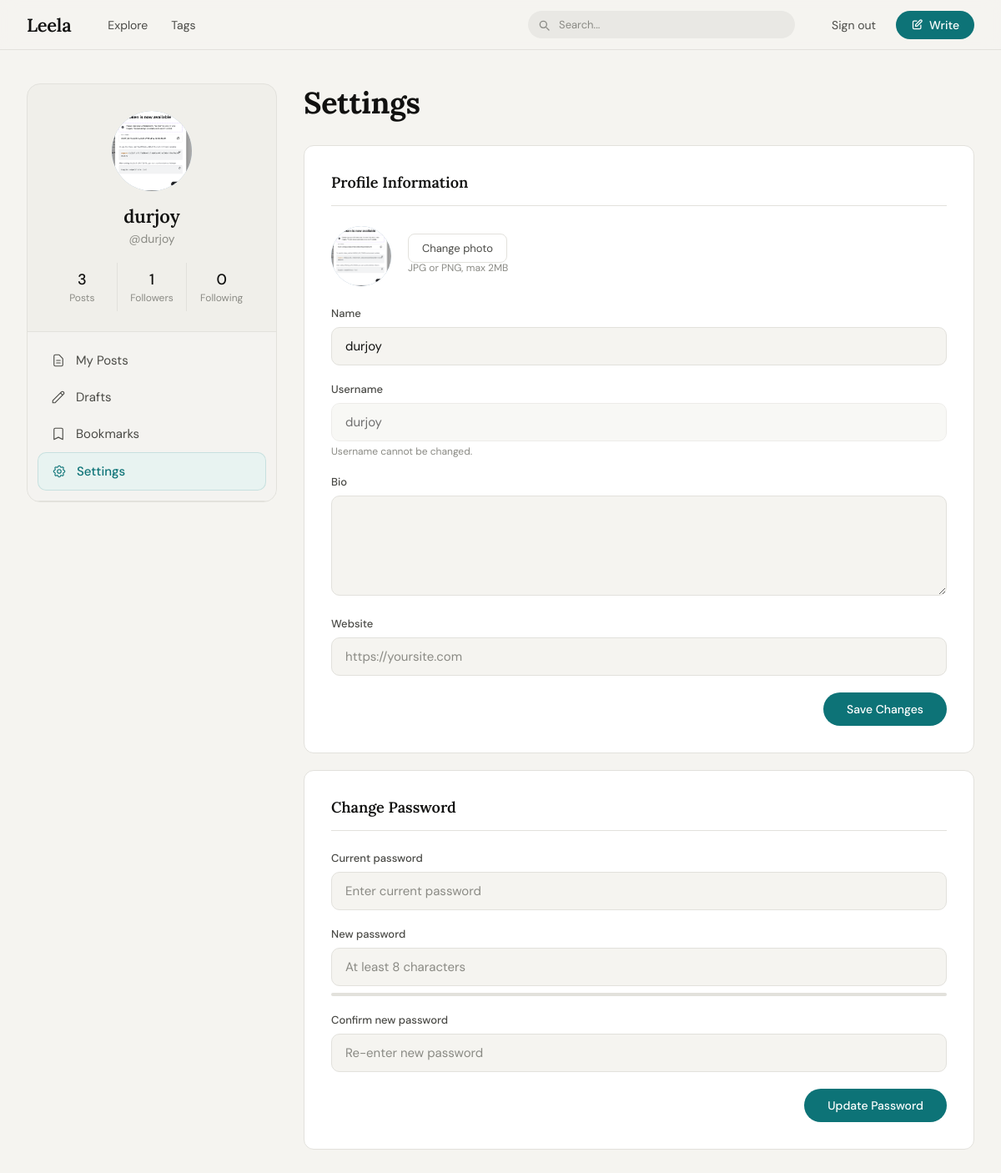
/dashboard/settings/ (signed in), run on the app's committed database.
### blog/models.py (models this page shows, shortened)
class User(AbstractUser):
    bio       = models.TextField(blank=True)
    avatar    = models.ImageField(upload_to='avatars/', blank=True, null=True)
    website   = models.URLField(blank=True)
    followers = models.ManyToManyField(
        'self',
        symmetrical=False,
        related_name='following',
        blank=True
    )
    def follower_count(self):
        return self.followers.count()
    def following_count(self):
        return self.following.count()

### blog/views.py (the view, shortened to what this page needs)
# urls.py: path('dashboard/settings/', views.dashboard_settings, name='dashboard_settings'),
@login_required
def dashboard_settings(request):
    drafts_count = Post.objects.filter(
        author=request.user, status='draft'
    ).count()
    return render(request, 'dashboard/settings.html', {
        'drafts_count': drafts_count,
        'active_tab':   'settings',
    })

### blog/templates/dashboard/settings.html (shortened to what this page needs)
{% extends 'dashboard/base.html' %}
{%block content %}
<div class="panel-header">
  <h1 class="panel-title">Settings</h1>
</div>
<div class="settings-card">
  <h2 class="settings-section-title">Profile Information</h2>
  <form method="POST" enctype="multipart/form-data">
    <div class="avatar-upload">
      <div class="avatar-wrap">
        {% if request.user.avatar %}
        <img
          src="{{ request.user.avatar.url }}"
          style="
            width: 100%;
            height: 100%;
            object-fit: cover;
            border-radius: 50%;
          "
          alt=""
        />
        {% else %} {{ request.user.username|first|upper }} {% endif %}
      </div>
      <div>
        <label class="upload-btn" style="cursor: pointer">
          Change photo
        </label>
        <p style="font-size: 12px; color: var(--text-3); margin-top: 6px">
          JPG or PNG, max 2MB
        </p>
      </div>
    </div>
    <div class="form-group">
      <label class="form-label">Name</label>
      <input
        class="form-input"
        type="text"
        name="name"
        value="{{ request.user.get_full_name|default:request.user.username }}"
      />
    </div>
    <div class="form-group">
      <label class="form-label">Username</label>
      <input
        class="form-input"
        type="text"
        value="{{ request.user.username }}"
        disabled
        style="opacity: 0.6; cursor: not-allowed"
      />
      <p style="font-size: 12px; color: var(--text-3); margin-top: 4px">
        Username cannot be changed.
      </p>
    </div>
    <div class="form-group">
      <label class="form-label">Bio</label>
      <textarea class="form-input" name="bio">{{ request.user.bio }}</textarea>
    </div>
    <div class="form-group">
      <label class="form-label">Website</label>
      <input
        class="form-input"
        type="url"
        name="website"
        placeholder="https://yoursite.com"
        value="{{ request.user.website }}"
      />
    </div>
    <div class="form-footer">
      <button class="btn-save" type="submit">Save Changes</button>
    </div>
  </form>
</div>
<div class="settings-card">
  <h2 class="settings-section-title">Change Password</h2>
  <form method="POST">
    <div class="form-group">
      <label class="form-label">Current password</label>
      <input
        class="form-input"
        type="password"
        name="old_password"
        placeholder="Enter current password"
      />
    </div>
    <div class="form-group">
      <label class="form-label">New password</label>
      <input
        class="form-input"
        type="password"
        name="new_password1"
        placeholder="At least 8 characters"
        oninput="checkStrength(this.value)"
      />
      <div class="strength-bar">
      </div>
    </div>
    <div class="form-group">
      <label class="form-label">Confirm new password</label>
      <input
        class="form-input"
        type="password"
        name="new_password2"
        placeholder="Re-enter new password"
      />
    </div>
    <div class="form-footer">
      <button class="btn-save" type="submit">Update Password</button>
    </div>
  </form>
</div>
{% endblock %}

### blog/templates/dashboard/base.html (shortened to what this page needs)
{% load static %}
<!doctype html>
<html lang="en">
  <head>
    <link rel="stylesheet" href="{% static 'blog/css/dashboard.css' %}" />
  </head>
  <body>
    <nav>
      <div class="nav-inner">
        <a class="nav-logo" href="{% url 'home' %}">Leela</a>
        <div class="nav-links">
          <a href="{% url 'home' %}">Explore</a>
          <a href="#">Tags</a>
        </div>
        <div class="nav-search">
          <svg
            xmlns="http://www.w3.org/2000/svg"
            fill="none"
            viewBox="0 0 24 24"
            stroke="currentColor"
          >
            <path
              stroke-linecap="round"
              stroke-linejoin="round"
              stroke-width="2"
              d="M21 21l-4.35-4.35M17 11A6 6 0 1 1 5 11a6 6 0 0 1 12 0z"
            />
          </svg>
          <input type="text" placeholder="Search..." />
        </div>
        <div class="nav-right">
          <a href="{% url 'signout' %}" class="btn-signin">Sign out</a>
          <a class="btn-write" href="{% url 'post_create' %}">
            <svg
              xmlns="http://www.w3.org/2000/svg"
              fill="none"
              viewBox="0 0 24 24"
              stroke="currentColor"
            >
              <path
                stroke-linecap="round"
                stroke-linejoin="round"
                stroke-width="2"
                d="M11 5H6a2 2 0 00-2 2v11a2 2 0 002 2h11a2 2 0 002-2v-5m-1.414-9.414a2 2 0 112.828 2.828L11.828 15H9v-2.828l8.586-8.586z"
              />
            </svg>
            Write
          </a>
        </div>
      </div>
    </nav>
    <div class="page">
      <aside class="sidebar">
        <div class="profile-block">
          <div class="avatar-wrap">
            {% if request.user.avatar %}
            <img
              src="{{ request.user.avatar.url }}"
              style="
                width: 100%;
                height: 100%;
                object-fit: cover;
                border-radius: 50%;
              "
              alt="{{ request.user.username }}"
            />
            {% else %} {{ request.user.username|first|upper }} {% endif %}
          </div>
          <div class="profile-name">
            {{ request.user.get_full_name|default:request.user.username }}
          </div>
          <div class="profile-handle">@{{ request.user.username }}</div>
          <div class="stats-row">
            <div class="stat">
              <span class="stat-num">{{ request.user.posts.count }}</span>
              <span class="stat-label">Posts</span>
            </div>
            <div class="stat">
              <span class="stat-num">{{ request.user.follower_count }}</span>
              <span class="stat-label">Followers</span>
            </div>
            <div class="stat">
              <span class="stat-num">{{ request.user.following_count }}</span>
              <span class="stat-label">Following</span>
            </div>
          </div>
        </div>
        <nav class="nav-menu">
          <a
            href="{% url 'dashboard' %}"
            class="nav-item {% if active_tab == 'my_posts' %}active{% endif %}"
          >
            <svg
              xmlns="http://www.w3.org/2000/svg"
              fill="none"
              viewBox="0 0 24 24"
              stroke="currentColor"
            >
              <path
                stroke-linecap="round"
                stroke-linejoin="round"
                stroke-width="1.5"
                d="M9 12h6m-6 4h6m2 5H7a2 2 0 01-2-2V5a2 2 0 012-2h5.586a1 1 0 01.707.293l5.414 5.414a1 1 0 01.293.707V19a2 2 0 01-2 2z"
              />
            </svg>
            My Posts
          </a>
          <a
            href="{% url 'dashboard_drafts' %}"
            class="nav-item {% if active_tab == 'drafts' %}active{% endif %}"
          >
            <svg
              xmlns="http://www.w3.org/2000/svg"
              fill="none"
              viewBox="0 0 24 24"
              stroke="currentColor"
            >
              <path
                stroke-linecap="round"
                stroke-linejoin="round"
                stroke-width="1.5"
                d="M15.232 5.232l3.536 3.536m-2.036-5.036a2.5 2.5 0 113.536 3.536L6.5 21.036H3v-3.572L16.732 3.732z"
              />
            </svg>
            Drafts
          </a>
          <a
            href="{% url 'dashboard_bookmarks' %}"
            class="nav-item {% if active_tab == 'bookmarks' %}active{% endif %}"
          >
            <svg
              xmlns="http://www.w3.org/2000/svg"
              fill="none"
              viewBox="0 0 24 24"
              stroke="currentColor"
            >
              <path
                stroke-linecap="round"
                stroke-linejoin="round"
                stroke-width="1.5"
                d="M5 5a2 2 0 012-2h10a2 2 0 012 2v16l-7-3.5L5 21V5z"
              />
            </svg>
            Bookmarks
          </a>
          <a
            href="{% url 'dashboard_settings' %}"
            class="nav-item {% if active_tab == 'settings' %}active{% endif %}"
          >
            Settings
          </a>
        </nav>
      </aside>
      <main class="main-panel">
         {% block content %}{% endblock %}
      </main>
    </div>
  </body>
</html>

### data on the page
User: user.avatar (picture), user.get_full_name "durjoy", user.username "durjoy", user.posts.count "3", user.follower_count "1", user.following_count "0", name "durjoy"
